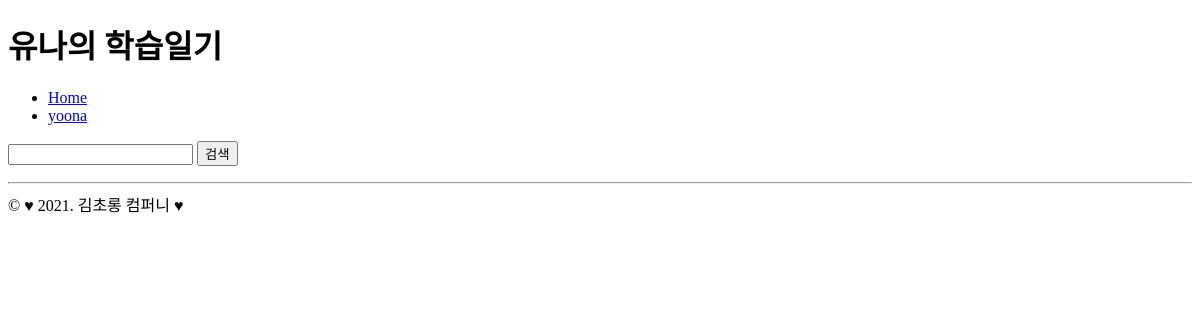
Before: /yoona/ with the older database file.
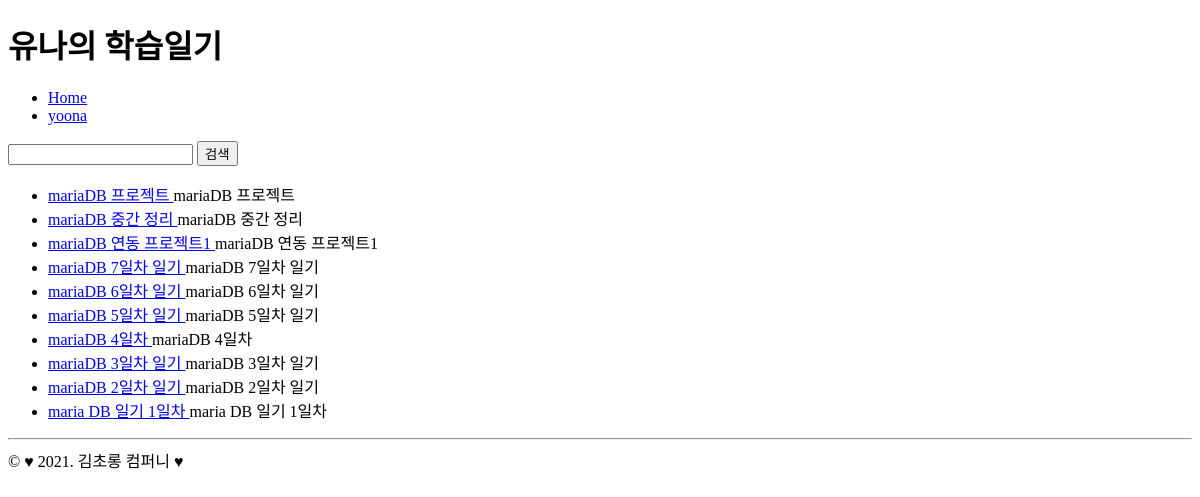
After: the same page with the newer database file.
### yoona/models.py (models this page shows)
class Post(models.Model):
    title = models.CharField(blank=False, null=False, max_length=20, verbose_name="오늘 일기 제목")
    content = models.TextField(blank=False, null=False, verbose_name="내용") #이렇게 하면 길이 제한 X
    morning = models.BooleanField(blank=False, null=False, verbose_name=" 아침밥 먹었니?")
    photo = models.ImageField(blank=True) # 필수 필드가 아니게 됨!
    created_at = models.DateTimeField(blank=False, null=False, auto_now_add=True) #생성할 때 자동 지정
    updated_at = models.DateTimeField(blank=False, null=False, auto_now=True) # 수정시간 자동 지정

### yoona/views.py (the view)
# urls.py: path('yoona/', post_list),
def post_list(request: HttpRequest) -> HttpResponse:
    qs = Post.objects.all() # querySet Type
    qs = qs.order_by("-pk")
    q = request.GET.get("q", "")# 하나의 사전
    if q: # filter를 함으로써 where 조건이 지정됨
        qs = qs.filter(title__icontains=q)
    return render(request, "yoona/post_list.html", {
        "post_list": qs,
    }) #두번째 인자에 앱이름

### yoona/templates/yoona/post_list.html
{% extends "yoona/layout.html"%}
{% block content %}
    <form action="" method="get">
        <input type="text" name="q" value="{{ request.GET.q }}"/>
        <input type="submit" value="검색" />
    </form>
    <ul>
        {% for post in post_list %}
            <li>
                <a href="/yoona/{{ post.pk }}/">
                    {{ post.title }}
                </a>
                {{ post.title }}
            </li>
        {%  endfor %}
    </ul>
{% endblock %}

### yoona/templates/yoona/layout.html (shortened to what this page needs)
<!doctype html>
<html lang="ko">
<head>
</head>
<body>
    <h1>유나의 학습일기</h1>
    <ul>
        <li>
            <a href="/"> Home </a>
        </li>
        <li>
            <a href="/yoona/"> yoona </a>
        </li>
    </ul>
    {% block content %}
    {% endblock %}
    <hr/>
    &copy; ♥ 2021. 김초롱 컴퍼니 ♥
</body>
</html>

Changed rows visible on the page:
added Post: title "mariaDB 프로젝트"
added Post: title "mariaDB 중간 정리"
added Post: title "mariaDB 연동 프로젝트1"
added Post: title "mariaDB 7일차 일기"
added Post: title "mariaDB 6일차 일기"
added Post: title "mariaDB 5일차 일기"
added Post: title "mariaDB 4일차"
added Post: title "mariaDB 3일차 일기"
added Post: title "mariaDB 2일차 일기"
added Post: title "maria DB 일기 1일차"
